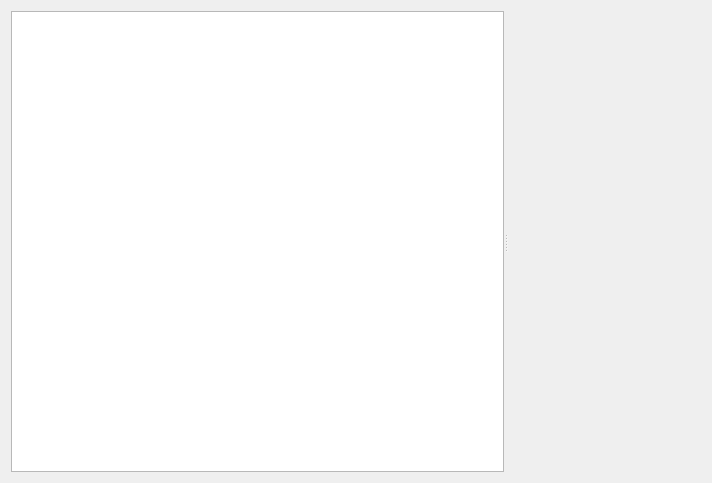
<?xml version="1.0" encoding="UTF-8"?>
<ui version="4.0">
 <class>DialogDataView</class>
 <widget class="QDialog" name="DialogDataView">
  <property name="geometry">
   <rect>
    <x>0</x>
    <y>0</y>
    <width>712</width>
    <height>483</height>
   </rect>
  </property>
  <property name="windowTitle">
   <string>Dialog</string>
  </property>
  <layout class="QHBoxLayout" name="horizontalLayout">
   <item>
    <widget class="QSplitter" name="splitter">
     <property name="orientation">
      <enum>Qt::Horizontal</enum>
     </property>
     <widget class="QTreeWidget" name="treeWidget">
      <property name="columnCount">
       <number>3</number>
      </property>
      <attribute name="headerVisible">
       <bool>false</bool>
      </attribute>
      <column>
       <property name="text">
        <string notr="true">1</string>
       </property>
      </column>
      <column>
       <property name="text">
        <string notr="true">2</string>
       </property>
      </column>
      <column>
       <property name="text">
        <string notr="true">3</string>
       </property>
      </column>
     </widget>
     <widget class="QCustomPlot" name="customPlot" native="true">
      <property name="sizePolicy">
       <sizepolicy hsizetype="Expanding" vsizetype="Expanding">
        <horstretch>0</horstretch>
        <verstretch>0</verstretch>
       </sizepolicy>
      </property>
     </widget>
    </widget>
   </item>
  </layout>
 </widget>
 <customwidgets>
  <customwidget>
   <class>QCustomPlot</class>
   <extends>QWidget</extends>
   <header>qcustomplot.h</header>
   <container>1</container>
  </customwidget>
 </customwidgets>
 <resources/>
 <connections/>
</ui>
